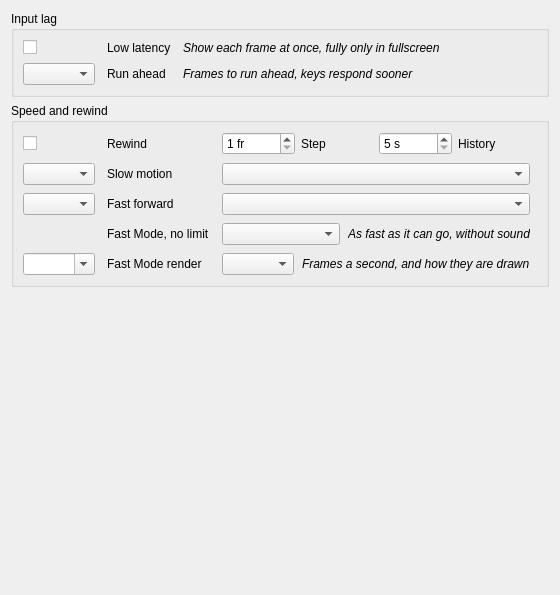
           <widget class="QWidget" name="tabEmulation">
            <layout class="QVBoxLayout" name="verticalLayout_16">
             <item>
              <widget class="QGroupBox" name="gbLatency">
               <property name="title">
                <string>Input lag</string>
               </property>
               <layout class="QGridLayout" name="gridLayout_lat" columnstretch="0,0,1">
                <property name="horizontalSpacing">
                 <number>12</number>
                </property>
                <property name="verticalSpacing">
                 <number>8</number>
                </property>
                <item row="0" column="0">
                 <widget class="QCheckBox" name="cbLowLat">
                  <property name="toolTip">
                   <string>Each frame shown at once; off is smoother</string>
                  </property>
                  <property name="text">
                   <string/>
                  </property>
                  <property name="icon">
                   <iconset resource="../xpeccy.qrc">
                    <normaloff>:/images/clock.png</normaloff>:/images/clock.png</iconset>
                  </property>
                  <property name="iconSize">
                   <size>
                    <width>16</width>
                    <height>16</height>
                   </size>
                  </property>
                 </widget>
                </item>
                <item row="0" column="1">
                 <widget class="QLabel" name="labLowLat">
                  <property name="toolTip">
                   <string>Each frame shown at once; off is smoother</string>
                  </property>
                  <property name="text">
                   <string>Low latency</string>
                  </property>
                  <property name="buddy">
                   <cstring>cbLowLat</cstring>
                  </property>
                 </widget>
                </item>
                <item row="0" column="2">
                 <widget class="QLabel" name="labLowLatHint">
                  <property name="font">
                   <font>
                    <italic>true</italic>
                   </font>
                  </property>
                  <property name="text">
                   <string>Show each frame at once, fully only in fullscreen</string>
                  </property>
                 </widget>
                </item>
                <item row="1" column="0">
                 <widget class="QComboBox" name="cbRunAhead">
                  <property name="toolTip">
                   <string>Shows a frame ahead, so keys answer sooner</string>
                  </property>
                 </widget>
                </item>
                <item row="1" column="1">
                 <widget class="QLabel" name="labRunAhead">
                  <property name="toolTip">
                   <string>Shows a frame ahead, so keys answer sooner</string>
                  </property>
                  <property name="text">
                   <string>Run ahead</string>
                  </property>
                  <property name="buddy">
                   <cstring>cbRunAhead</cstring>
                  </property>
                 </widget>
                </item>
                <item row="1" column="2">
                 <widget class="QLabel" name="labRunAheadHint">
                  <property name="font">
                   <font>
                    <italic>true</italic>
                   </font>
                  </property>
                  <property name="text">
                   <string>Frames to run ahead, keys respond sooner</string>
                  </property>
                 </widget>
                </item>
               </layout>
              </widget>
             </item>
             <item>
              <widget class="QGroupBox" name="gbRewind">
               <property name="title">
                <string>Speed and rewind</string>
               </property>
               <layout class="QGridLayout" name="gridLayout_rew" columnstretch="0,0,1">
                <property name="horizontalSpacing">
                 <number>12</number>
                </property>
                <property name="verticalSpacing">
                 <number>8</number>
                </property>
                <item row="0" column="0">
                 <widget class="QCheckBox" name="cbRewind">
                  <property name="toolTip">
                   <string>Hold the rewind key to go back in time</string>
                  </property>
                  <property name="text">
                   <string/>
                  </property>
                  <property name="icon">
                   <iconset resource="../xpeccy.qrc">
                    <normaloff>:/images/tape-rewind.png</normaloff>:/images/tape-rewind.png</iconset>
                  </property>
                  <property name="iconSize">
                   <size>
                    <width>16</width>
                    <height>16</height>
                   </size>
                  </property>
                 </widget>
                </item>
                <item row="0" column="1">
                 <widget class="QLabel" name="labRewind">
                  <property name="toolTip">
                   <string>Hold the rewind key to go back in time</string>
                  </property>
                  <property name="text">
                   <string>Rewind</string>
                  </property>
                  <property name="buddy">
                   <cstring>cbRewind</cstring>
                  </property>
                 </widget>
                </item>
                <item row="0" column="2">
                 <layout class="QHBoxLayout" name="hlRewind">
                  <property name="spacing">
                   <number>6</number>
                  </property>
                  <item>
                   <widget class="QSpinBox" name="sbRewStep">
                    <property name="toolTip">
                     <string>Frames of history per frame shown going back.
A smaller step rewinds more smoothly,
but keeps more snapshots in memory</string>
                    </property>
                    <property name="suffix">
                     <string> fr</string>
                    </property>
                    <property name="minimum">
                     <number>1</number>
                    </property>
                    <property name="maximum">
                     <number>50</number>
                    </property>
                   </widget>
                  </item>
                  <item>
                   <widget class="QLabel" name="labRewStep">
                    <property name="toolTip">
                     <string>Frames of history per frame shown going back.
A smaller step rewinds more smoothly,
but keeps more snapshots in memory</string>
                    </property>
                    <property name="text">
                     <string>Step</string>
                    </property>
                    <property name="buddy">
                     <cstring>sbRewStep</cstring>
                    </property>
                   </widget>
                  </item>
                  <item>
                   <widget class="QSpinBox" name="sbRewSecs">
                    <property name="toolTip">
                     <string>How far back you can go. It starts over when
the machine writes to a disk, hard disk or SD card,
when machine settings that affect the history
change, and when Step or History is changed</string>
                    </property>
                    <property name="suffix">
                     <string> s</string>
                    </property>
                    <property name="minimum">
                     <number>5</number>
                    </property>
                    <property name="maximum">
                     <number>300</number>
                    </property>
                   </widget>
                  </item>
                  <item>
                   <widget class="QLabel" name="labRewSecs">
                    <property name="toolTip">
                     <string>How far back you can go. It starts over when
the machine writes to a disk, hard disk or SD card,
when machine settings that affect the history
change, and when Step or History is changed</string>
                    </property>
                    <property name="text">
                     <string>History</string>
                    </property>
                    <property name="buddy">
                     <cstring>sbRewSecs</cstring>
                    </property>
                   </widget>
                  </item>
                  <item>
                   <spacer name="hlRewind_sp">
                    <property name="orientation">
                     <enum>Qt::Horizontal</enum>
                    </property>
                   </spacer>
                  </item>
                 </layout>
                </item>
                <item row="1" column="0">
                 <widget class="QComboBox" name="cbSlowmo">
                  <property name="toolTip">
                   <string>Speed while slow motion is on</string>
                  </property>
                 </widget>
                </item>
                <item row="1" column="1">
                 <widget class="QLabel" name="labSlowmo">
                  <property name="toolTip">
                   <string>Speed while slow motion is on</string>
                  </property>
                  <property name="text">
                   <string>Slow motion</string>
                  </property>
                  <property name="buddy">
                   <cstring>cbSlowmo</cstring>
                  </property>
                 </widget>
                </item>
                <item row="1" column="2">
                 <layout class="QHBoxLayout" name="hlSlowmo">
                  <property name="spacing">
                   <number>6</number>
                  </property>
                  <item>
                   <widget class="QComboBox" name="cbSlowmoKey">
                    <property name="toolTip">
                     <string>Toggle: a press of the key switches it on and off.
Hold: on while the key is held.
Tap or hold: a tap switches it, a longer press holds it</string>
                    </property>
                   </widget>
                  </item>
                  <item>
                   <spacer name="hlSlowmo_sp">
                    <property name="orientation">
                     <enum>Qt::Horizontal</enum>
                    </property>
                   </spacer>
                  </item>
                 </layout>
                </item>
                <item row="2" column="0">
                 <widget class="QComboBox" name="cbFfwd">
                  <property name="toolTip">
                   <string>Speed while fast forward is on.
The sound plays sped up</string>
                  </property>
                 </widget>
                </item>
                <item row="2" column="1">
                 <widget class="QLabel" name="labFfwd">
                  <property name="toolTip">
                   <string>Speed while fast forward is on.
The sound plays sped up</string>
                  </property>
                  <property name="text">
                   <string>Fast forward</string>
                  </property>
                  <property name="buddy">
                   <cstring>cbFfwd</cstring>
                  </property>
                 </widget>
                </item>
                <item row="2" column="2">
                 <layout class="QHBoxLayout" name="hlFfwd">
                  <property name="spacing">
                   <number>6</number>
                  </property>
                  <item>
                   <widget class="QComboBox" name="cbFfwdKey">
                    <property name="toolTip">
                     <string>Toggle: a press of the key switches it on and off.
Hold: on while the key is held.
Tap or hold: a tap switches it, a longer press holds it</string>
                    </property>
                   </widget>
                  </item>
                  <item>
                   <spacer name="hlFfwd_sp">
                    <property name="orientation">
                     <enum>Qt::Horizontal</enum>
                    </property>
                   </spacer>
                  </item>
                 </layout>
                </item>
                <item row="3" column="1">
                 <widget class="QLabel" name="labFast">
                  <property name="toolTip">
                   <string>Not Fast forward, which keeps its speed and sound</string>
                  </property>
                  <property name="text">
                   <string>Fast Mode, no limit</string>
                  </property>
                  <property name="buddy">
                   <cstring>cbFastKey</cstring>
                  </property>
                 </widget>
                </item>
                <item row="3" column="2">
                 <layout class="QHBoxLayout" name="hlFast">
                  <property name="spacing">
                   <number>8</number>
                  </property>
                  <item>
                   <widget class="QComboBox" name="cbFastKey">
                    <property name="toolTip">
                     <string>Toggle: a press of the key switches it on and off.
Hold: on while the key is held.
Tap or hold: a tap switches it, a longer press holds it</string>
                    </property>
                   </widget>
                  </item>
                  <item>
                   <widget class="QLabel" name="labFastHint">
                    <property name="font">
                     <font>
                      <italic>true</italic>
                     </font>
                    </property>
                    <property name="text">
                     <string>As fast as it can go, without sound</string>
                    </property>
                   </widget>
                  </item>
                  <item>
                   <spacer name="hlFast_sp">
                    <property name="orientation">
                     <enum>Qt::Horizontal</enum>
                    </property>
                   </spacer>
                  </item>
                 </layout>
                </item>
                <item row="4" column="0">
                 <widget class="QComboBox" name="cbFastFps">
                  <property name="toolTip">
                   <string>Frames a second Fast Mode shows, fast loading too</string>
                  </property>
                  <property name="editable">
                   <bool>true</bool>
                  </property>
                 </widget>
                </item>
                <item row="4" column="1">
                 <widget class="QLabel" name="labFastPic">
                  <property name="toolTip">
                   <string>The frames between are not drawn</string>
                  </property>
                  <property name="text">
                   <string>Fast Mode render</string>
                  </property>
                  <property name="buddy">
                   <cstring>cbFastFps</cstring>
                  </property>
                 </widget>
                </item>
                <item row="4" column="2">
                 <layout class="QHBoxLayout" name="hlFastPic">
                  <property name="spacing">
                   <number>8</number>
                  </property>
                  <item>
                   <widget class="QComboBox" name="cbFastPic"/>
                  </item>
                  <item>
                   <widget class="QLabel" name="labFastPicHint">
                    <property name="font">
                     <font>
                      <italic>true</italic>
                     </font>
                    </property>
                    <property name="text">
                     <string>Frames a second, and how they are drawn</string>
                    </property>
                   </widget>
                  </item>
                  <item>
                   <spacer name="hlFastPic_sp">
                    <property name="orientation">
                     <enum>Qt::Horizontal</enum>
                    </property>
                   </spacer>
                  </item>
                 </layout>
                </item>
               </layout>
              </widget>
             </item>
             <item>
              <spacer name="verticalSpacer_14">
               <property name="orientation">
                <enum>Qt::Vertical</enum>
               </property>
               <property name="sizeHint" stdset="0">
                <size>
                 <width>20</width>
                 <height>297</height>
                </size>
               </property>
              </spacer>
             </item>
            </layout>
           </widget>
